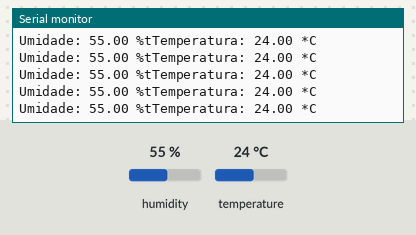
Bench run of a sketch on a simulated Arduino Uno, built with avr-gcc and run on an emulated ATmega328P. Parts: the last lines printed to the serial monitor. The inputs (shaded band) are chosen by the test bench; at power-on: humidity 55 %, temperature 24 °C.

Above: at 2.8 s.
2.9 s: humidity set to 22 %
At 4.17 s:
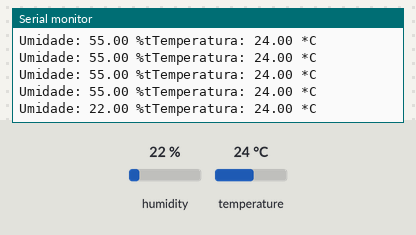
8.9 s: temperature set to 12 °C
At 8.99 s:
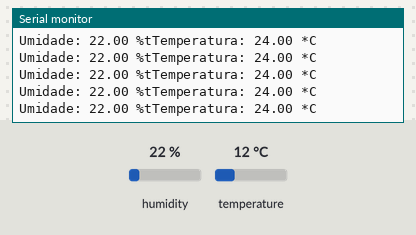
14.9 s: humidity set to 40 %
At 14.98 s:
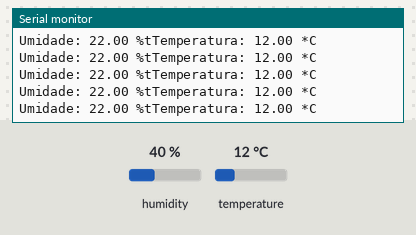
Timing chart, 0 to 17.9 s (numbered marks = the images above; inputs shaded):
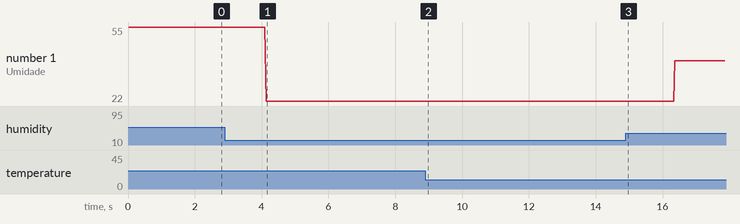

The sketch:

temp_test.ino
```cpp
#include <Adafruit_Sensor.h>
#include <Adafruit_Sensor.h>
#include <DHT.h>
#include <DHT_U.h>

#define DHTPIN A1 // pino que estamos conectado
#define DHTTYPE DHT11 // DHT 11

// Conecte pino 1 do sensor (esquerda) ao +5V
// Conecte pino 2 do sensor ao pino de dados definido em seu Arduino
// Conecte pino 4 do sensor ao GND
// Conecte o resistor de 10K entre pin 2 (dados)
// e ao pino 1 (VCC) do sensor
DHT dht(DHTPIN, DHTTYPE);

void setup()
{
  Serial.begin(9600);
  Serial.println("DHTxx test!");
  dht.begin();
}

void loop()
{
  // A leitura da temperatura e umidade pode levar 250ms!
  // O atraso do sensor pode chegar a 2 segundos.
  float h = dht.readHumidity();
  float t = dht.readTemperature();
  // testa se retorno é valido, caso contrário algo está errado.
  if (isnan(t) || isnan(h))
  {
    Serial.println("Failed to read from DHT");
  }
  else
  {
    Serial.print("Umidade: ");
    Serial.print(h);
    Serial.print(" %t");
    Serial.print("Temperatura: ");
    Serial.print(t);
    Serial.println(" *C");
  }
}
```

Measured:
- after the input at 2.9 s, the serial monitor: prints a new line after 1.2 s (image 1)
- plotted number 1: 55 → 22 after the input at 2.9 s, 22 → 40 after the input at 14.9 s
